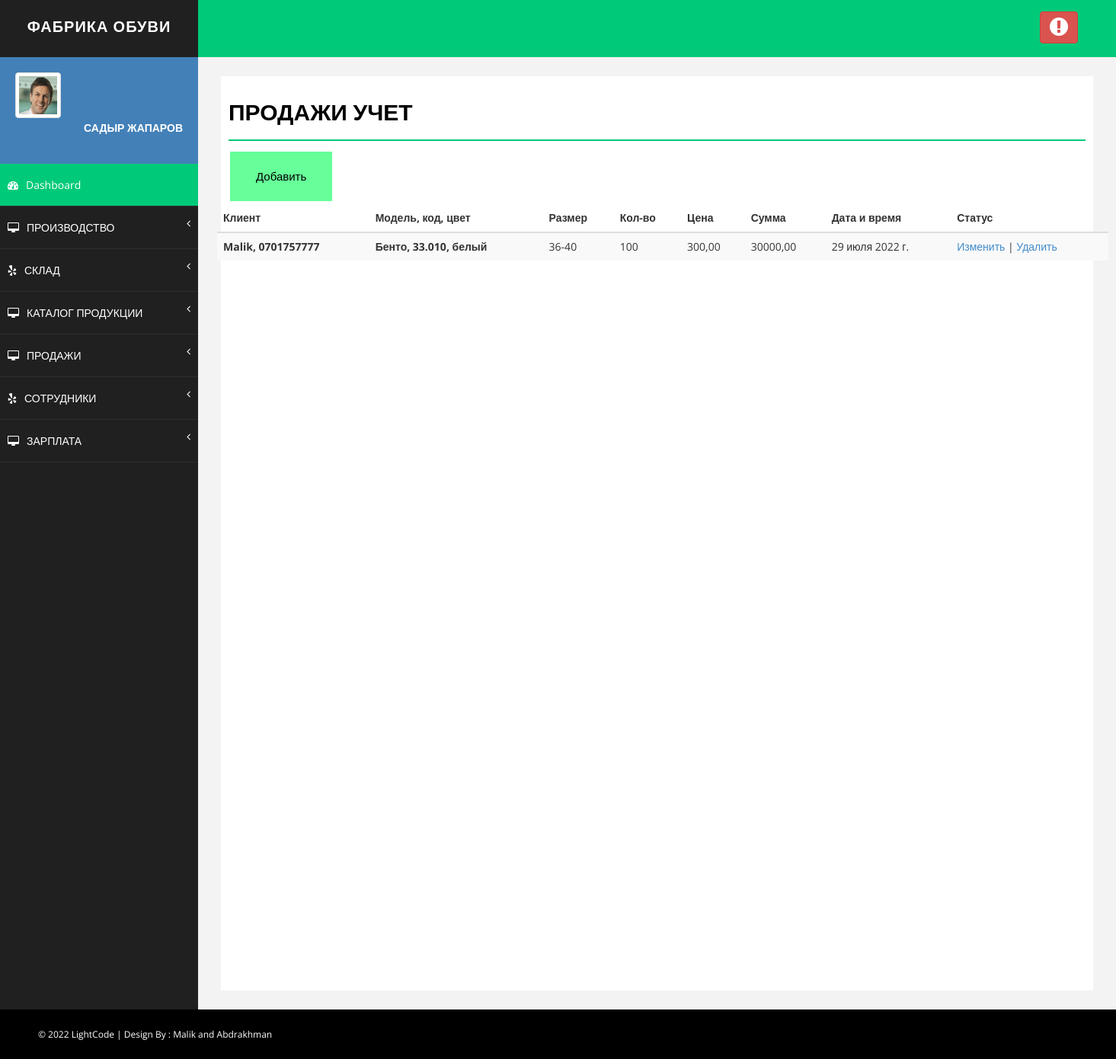
/salary_total, run on the app's committed database.
### manufacture/models.py (models this page shows, shortened)
class Sale(models.Model):
    date = models.DateField()
    client = models.ForeignKey('Client', on_delete=models.PROTECT, verbose_name='Клиент', blank=True)
    model = models.ForeignKey('Catalogue', on_delete=models.CASCADE, verbose_name='Mодель')
    size = models.CharField(max_length=40, verbose_name="Размер")
    quantity = models.IntegerField(default=0, verbose_name="Кол-во")
    price = models.DecimalField(max_digits=40, decimal_places=2, default=0, verbose_name="Цена сом")
    total = models.DecimalField(max_digits=40, decimal_places=2, verbose_name="Сумма сом")
    create_time = models.DateTimeField(auto_now_add=True, verbose_name='Время создания')
    update_time = models.DateTimeField(auto_now=True, verbose_name='Время обновления')

class Client(models.Model):
    created_time = models.DateTimeField(auto_now_add=True)
    name = models.CharField(max_length=100, verbose_name='Клиент')
    phone = models.CharField(max_length=100, verbose_name='Номер телефона')
    address = models.CharField(max_length=100, blank=True, verbose_name='Адрес клиента')
    file = models.FileField(upload_to='media/clients/%Y/%m/%d', blank=True)
    def __str__(self):
        return f'{self.name}, {self.phone}'

class Catalogue(models.Model):
    model = models.CharField(max_length=100, verbose_name='Модель')  # Артикул модели
    image = models.ImageField(upload_to='media/products/%Y/%m/%d', blank=True, verbose_name="Фото")  # Фото товара
    code = models.CharField(max_length=100, blank=True, null=True, verbose_name="Код")  # Название модели
    color = models.CharField(max_length=100, verbose_name="Цвет")  # Тип модели обуви(цвета, отделка, и т.д.)
    size = models.CharField(max_length=100, verbose_name="Размеры")  # Размерная сетка
    def __str__(self):
        return f'{self.model}, {self.code}, {self.color}'

### manufacture/views.py (the view)
# urls.py: path('salary_total', salary_total, name='sales'),
def salary_total(request):
    sales = Sale.objects.all().order_by('-pk')
    return render(request, 'manufacture/salary_total.html', {'sales': sales})

### manufacture/templates/manufacture/salary_total.html (shortened to what this page needs)
{% extends 'base.html' %}
{% load static %}
{% block content %}
 <div id="page-wrapper">
            <div id="page-inner">
                <div class="row">
                    <div class="col-md-12">
                        <h1 class="page-head-line">Продажи учет</h1>
						<a href="new_sale" class="button">Добавить</a>
					</div>
	<body>
	<section class="ftco-section">
		<div class="container">
			<div class="row">
				<div class="col-md-15">
					<div class="table-wrap">
						<table class="table table-striped">
						  <thead>
						    <tr>
								<th>Клиент</th>
						      <th>Модель, код, цвет</th>
						      <th>Размер</th>
						      <th>Кол-во</th>
						      <th>Цена</th>
							  <th>Сумма</th>
						      <th>Дата и время</th>
								<th>Статус</th>
						    </tr>
						  </thead>
						  <tbody>
						  {% for sale in sales %}
						    <tr>
								<th >{{ sale.client }}</th>
						      <th >{{ sale.model }}</th>
						      <td>{{ sale.size }}</td>
						      <td>{{ sale.quantity }}</td>
						      <td>{{ sale.price }}</td>
								<td>{{ sale.total }}</td>
								<td>{{ sale.date }}</td>
						      <td><a href="edit_sale/{{ sale.id }}">Изменить</a> | <a href="delete_sale/{{ sale.id }}">Удалить</a></td>
						    </tr>
						  {% endfor %}
						  </tbody>
						</table>
					</div>
				</div>
			</div>
		</div>
	</section>
			</div>
		</div>
	</html>
{% endblock %}

### config/static/assets/css/basic.css (style rules this page uses)
body { font-family: 'Open Sans', sans-serif; line-height:25px; }
#page-wrapper { padding: 15px 15px; min-height: 600px; background: #F3F3F3; }
#page-inner { width: 100%; margin: 10px 20px 10px 0px; background-color: #fff!important; padding: 10px; min-height: 1200px; }
.page-head-line { font-size: 30px; text-transform: uppercase; color: #000; font-weight: 800; padding-bottom: 20px; border-bottom: 2px solid #00CA79; margin-bottom: 10px; }
@media (min-width:768px) { #page-wrapper { margin: 0 0 0 260px; padding: 15px 30px; min-height: 1200px; } }

### manufacture/templates/manufacture/salary_total.html (style rules this page uses)
.button { background-color: #66FF99; border: none; color: black; padding: 20px 34px; text-align: center; text-decoration: none; display: inline-block; font-size: 15px; margin: 4px 2px; cursor: pointer; }

### data on the page
Sale: client "Malik, 0701757777", model "Бенто, 33.010, белый", size "36-40", quantity "100", price "300,00", total "30000,00", date "29 июля 2022 г."
